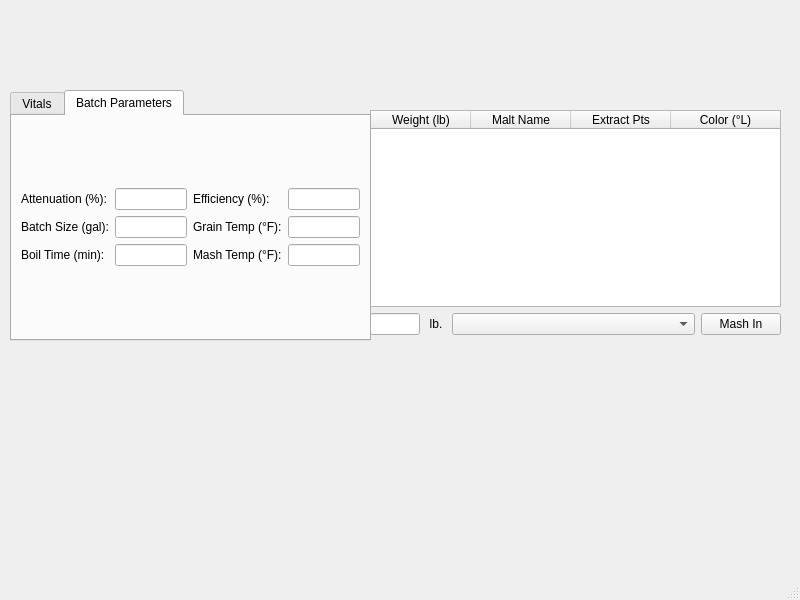
<?xml version="1.0" encoding="UTF-8"?>
<ui version="4.0">
 <class>MainWindow</class>
 <widget class="QMainWindow" name="MainWindow">
  <property name="geometry">
   <rect>
    <x>0</x>
    <y>0</y>
    <width>800</width>
    <height>600</height>
   </rect>
  </property>
  <property name="windowTitle">
   <string>Oh shit I made a GUI</string>
  </property>
  <widget class="QWidget" name="centralwidget">
   <widget class="QWidget" name="verticalLayoutWidget">
    <property name="geometry">
     <rect>
      <x>370</x>
      <y>110</y>
      <width>411</width>
      <height>225</height>
     </rect>
    </property>
    <layout class="QVBoxLayout" name="verticalLayout">
     <item>
      <widget class="QTableWidget" name="mashtable">
       <property name="alternatingRowColors">
        <bool>true</bool>
       </property>
       <property name="columnCount">
        <number>4</number>
       </property>
       <attribute name="horizontalHeaderCascadingSectionResizes">
        <bool>true</bool>
       </attribute>
       <attribute name="horizontalHeaderStretchLastSection">
        <bool>true</bool>
       </attribute>
       <attribute name="verticalHeaderCascadingSectionResizes">
        <bool>false</bool>
       </attribute>
       <column>
        <property name="text">
         <string>Weight (lb)</string>
        </property>
        <property name="textAlignment">
         <set>AlignHCenter|AlignVCenter|AlignCenter</set>
        </property>
       </column>
       <column>
        <property name="text">
         <string>Malt Name</string>
        </property>
       </column>
       <column>
        <property name="text">
         <string>Extract Pts</string>
        </property>
        <property name="textAlignment">
         <set>AlignHCenter|AlignVCenter|AlignCenter</set>
        </property>
       </column>
       <column>
        <property name="text">
         <string>Color (°L)</string>
        </property>
        <property name="textAlignment">
         <set>AlignHCenter|AlignVCenter|AlignCenter</set>
        </property>
       </column>
      </widget>
     </item>
     <item>
      <layout class="QHBoxLayout" name="horizontalLayout">
       <item>
        <widget class="QLineEdit" name="weight_box">
         <property name="sizePolicy">
          <sizepolicy hsizetype="Fixed" vsizetype="Fixed">
           <horstretch>0</horstretch>
           <verstretch>0</verstretch>
          </sizepolicy>
         </property>
         <property name="maximumSize">
          <size>
           <width>50</width>
           <height>16777215</height>
          </size>
         </property>
        </widget>
       </item>
       <item>
        <widget class="QLabel" name="label">
         <property name="sizePolicy">
          <sizepolicy hsizetype="Preferred" vsizetype="Fixed">
           <horstretch>0</horstretch>
           <verstretch>0</verstretch>
          </sizepolicy>
         </property>
         <property name="minimumSize">
          <size>
           <width>20</width>
           <height>0</height>
          </size>
         </property>
         <property name="font">
          <font>
           <pointsize>9</pointsize>
          </font>
         </property>
         <property name="text">
          <string>lb.</string>
         </property>
         <property name="scaledContents">
          <bool>false</bool>
         </property>
         <property name="alignment">
          <set>Qt::AlignCenter</set>
         </property>
        </widget>
       </item>
       <item>
        <widget class="QComboBox" name="malt_list">
         <property name="sizePolicy">
          <sizepolicy hsizetype="Expanding" vsizetype="Fixed">
           <horstretch>0</horstretch>
           <verstretch>0</verstretch>
          </sizepolicy>
         </property>
        </widget>
       </item>
       <item>
        <widget class="QPushButton" name="mash_button">
         <property name="sizePolicy">
          <sizepolicy hsizetype="Maximum" vsizetype="Fixed">
           <horstretch>0</horstretch>
           <verstretch>0</verstretch>
          </sizepolicy>
         </property>
         <property name="text">
          <string>Mash In</string>
         </property>
        </widget>
       </item>
      </layout>
     </item>
    </layout>
   </widget>
   <widget class="QTabWidget" name="tabWidget">
    <property name="geometry">
     <rect>
      <x>10</x>
      <y>90</y>
      <width>361</width>
      <height>251</height>
     </rect>
    </property>
    <property name="currentIndex">
     <number>1</number>
    </property>
    <widget class="QWidget" name="vitals_tab">
     <attribute name="title">
      <string>Vitals</string>
     </attribute>
     <layout class="QGridLayout" name="gridLayout_2">
      <item row="0" column="0">
       <layout class="QGridLayout" name="gridLayout">
        <item row="3" column="3">
         <widget class="QLabel" name="boiloffOut">
          <property name="text">
           <string/>
          </property>
         </widget>
        </item>
        <item row="4" column="3">
         <widget class="QLabel" name="totalliquorOut">
          <property name="sizePolicy">
           <sizepolicy hsizetype="MinimumExpanding" vsizetype="Preferred">
            <horstretch>0</horstretch>
            <verstretch>0</verstretch>
           </sizepolicy>
          </property>
          <property name="text">
           <string/>
          </property>
         </widget>
        </item>
        <item row="4" column="0">
         <widget class="QLabel" name="label_16">
          <property name="text">
           <string>IBU:</string>
          </property>
         </widget>
        </item>
        <item row="0" column="2">
         <widget class="QLabel" name="label_6">
          <property name="text">
           <string>Mash Liquor (gal):</string>
          </property>
         </widget>
        </item>
        <item row="1" column="2">
         <widget class="QLabel" name="label_7">
          <property name="text">
           <string>Strike Temp (°F):</string>
          </property>
         </widget>
        </item>
        <item row="4" column="2">
         <widget class="QLabel" name="label_10">
          <property name="text">
           <string>Total Liquor (gal):</string>
          </property>
         </widget>
        </item>
        <item row="2" column="2">
         <widget class="QLabel" name="label_8">
          <property name="text">
           <string>Sparge Liquor (gal):</string>
          </property>
         </widget>
        </item>
        <item row="3" column="2">
         <widget class="QLabel" name="label_9">
          <property name="text">
           <string>Boil-off (gal):</string>
          </property>
         </widget>
        </item>
        <item row="0" column="3">
         <widget class="QLabel" name="mashliquorOut">
          <property name="text">
           <string/>
          </property>
         </widget>
        </item>
        <item row="1" column="3">
         <widget class="QLabel" name="striketempOut">
          <property name="text">
           <string/>
          </property>
         </widget>
        </item>
        <item row="2" column="3">
         <widget class="QLabel" name="spargeliquorOut">
          <property name="text">
           <string/>
          </property>
         </widget>
        </item>
        <item row="0" column="1">
         <widget class="QLabel" name="ogOut">
          <property name="text">
           <string/>
          </property>
         </widget>
        </item>
        <item row="0" column="0">
         <widget class="QLabel" name="label_2">
          <property name="text">
           <string>OG (SG):</string>
          </property>
         </widget>
        </item>
        <item row="1" column="1">
         <widget class="QLabel" name="fgOut">
          <property name="text">
           <string/>
          </property>
         </widget>
        </item>
        <item row="1" column="0">
         <widget class="QLabel" name="label_3">
          <property name="text">
           <string>FG (SG):</string>
          </property>
         </widget>
        </item>
        <item row="2" column="1">
         <widget class="QLabel" name="abvOut">
          <property name="sizePolicy">
           <sizepolicy hsizetype="MinimumExpanding" vsizetype="Preferred">
            <horstretch>0</horstretch>
            <verstretch>0</verstretch>
           </sizepolicy>
          </property>
          <property name="text">
           <string/>
          </property>
         </widget>
        </item>
        <item row="2" column="0">
         <widget class="QLabel" name="label_4">
          <property name="text">
           <string>ABV (%):</string>
          </property>
         </widget>
        </item>
        <item row="3" column="1">
         <widget class="QLabel" name="srmOut">
          <property name="text">
           <string/>
          </property>
         </widget>
        </item>
        <item row="3" column="0">
         <widget class="QLabel" name="label_5">
          <property name="text">
           <string>SRM: </string>
          </property>
         </widget>
        </item>
        <item row="4" column="1">
         <widget class="QLabel" name="ibuOut">
          <property name="text">
           <string/>
          </property>
         </widget>
        </item>
       </layout>
      </item>
     </layout>
    </widget>
    <widget class="QWidget" name="params_tab">
     <attribute name="title">
      <string>Batch Parameters</string>
     </attribute>
     <layout class="QGridLayout" name="gridLayout_4">
      <item row="0" column="0">
       <layout class="QGridLayout" name="gridLayout_3">
        <item row="1" column="2">
         <widget class="QLabel" name="label_14">
          <property name="text">
           <string>Grain Temp (°F):</string>
          </property>
         </widget>
        </item>
        <item row="0" column="1">
         <widget class="QLineEdit" name="attenuationEdit">
          <property name="sizePolicy">
           <sizepolicy hsizetype="Preferred" vsizetype="Fixed">
            <horstretch>0</horstretch>
            <verstretch>0</verstretch>
           </sizepolicy>
          </property>
          <property name="echoMode">
           <enum>QLineEdit::Normal</enum>
          </property>
          <property name="alignment">
           <set>Qt::AlignCenter</set>
          </property>
         </widget>
        </item>
        <item row="2" column="0">
         <widget class="QLabel" name="label_15">
          <property name="text">
           <string>Boil Time (min):</string>
          </property>
         </widget>
        </item>
        <item row="0" column="0">
         <widget class="QLabel" name="label_12">
          <property name="sizePolicy">
           <sizepolicy hsizetype="Preferred" vsizetype="Preferred">
            <horstretch>0</horstretch>
            <verstretch>0</verstretch>
           </sizepolicy>
          </property>
          <property name="text">
           <string>Attenuation (%):</string>
          </property>
         </widget>
        </item>
        <item row="2" column="2">
         <widget class="QLabel" name="label_17">
          <property name="text">
           <string>Mash Temp (°F):</string>
          </property>
         </widget>
        </item>
        <item row="1" column="0">
         <widget class="QLabel" name="label_13">
          <property name="text">
           <string>Batch Size (gal):</string>
          </property>
         </widget>
        </item>
        <item row="1" column="1">
         <widget class="QLineEdit" name="batchsizeEdit">
          <property name="sizePolicy">
           <sizepolicy hsizetype="Preferred" vsizetype="Fixed">
            <horstretch>0</horstretch>
            <verstretch>0</verstretch>
           </sizepolicy>
          </property>
          <property name="alignment">
           <set>Qt::AlignCenter</set>
          </property>
         </widget>
        </item>
        <item row="2" column="1">
         <widget class="QLineEdit" name="boiltimeEdit">
          <property name="sizePolicy">
           <sizepolicy hsizetype="Preferred" vsizetype="Fixed">
            <horstretch>0</horstretch>
            <verstretch>0</verstretch>
           </sizepolicy>
          </property>
          <property name="alignment">
           <set>Qt::AlignCenter</set>
          </property>
         </widget>
        </item>
        <item row="0" column="2">
         <widget class="QLabel" name="label_11">
          <property name="text">
           <string>Efficiency (%):</string>
          </property>
         </widget>
        </item>
        <item row="0" column="3">
         <widget class="QLineEdit" name="efficiencyEdit">
          <property name="sizePolicy">
           <sizepolicy hsizetype="Preferred" vsizetype="Fixed">
            <horstretch>0</horstretch>
            <verstretch>0</verstretch>
           </sizepolicy>
          </property>
          <property name="alignment">
           <set>Qt::AlignCenter</set>
          </property>
         </widget>
        </item>
        <item row="1" column="3">
         <widget class="QLineEdit" name="graintempEdit">
          <property name="sizePolicy">
           <sizepolicy hsizetype="Preferred" vsizetype="Fixed">
            <horstretch>0</horstretch>
            <verstretch>0</verstretch>
           </sizepolicy>
          </property>
          <property name="alignment">
           <set>Qt::AlignCenter</set>
          </property>
         </widget>
        </item>
        <item row="2" column="3">
         <widget class="QLineEdit" name="mashtempEdit">
          <property name="sizePolicy">
           <sizepolicy hsizetype="Preferred" vsizetype="Fixed">
            <horstretch>0</horstretch>
            <verstretch>0</verstretch>
           </sizepolicy>
          </property>
          <property name="alignment">
           <set>Qt::AlignCenter</set>
          </property>
         </widget>
        </item>
       </layout>
      </item>
     </layout>
    </widget>
   </widget>
  </widget>
  <widget class="QMenuBar" name="menubar">
   <property name="geometry">
    <rect>
     <x>0</x>
     <y>0</y>
     <width>800</width>
     <height>21</height>
    </rect>
   </property>
  </widget>
  <widget class="QStatusBar" name="statusbar"/>
 </widget>
 <resources/>
 <connections/>
</ui>
